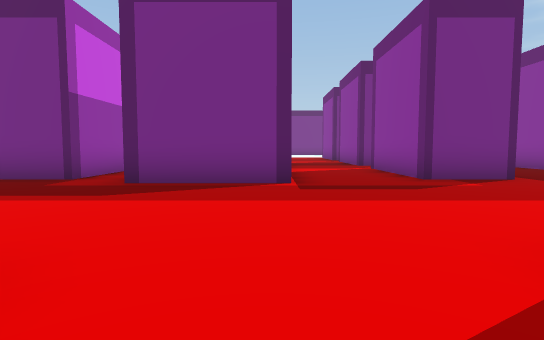
view 1 (above)

24 first-person views from a walk through a Unity game level. The camera is 1.2 m above the floor, tilts 4° down and sees 80° across. The floor is counted in squares, 2 m on a side. Each view is taken from the middle of a square. On the plan, view 1 faces up. The plan holds only what a view shows up to about 10 squares ahead; the rest is blank. The place goes on beyond the plan. The player is left out.

view 2
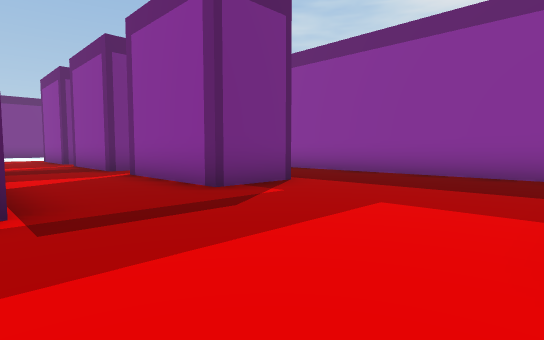

view 3
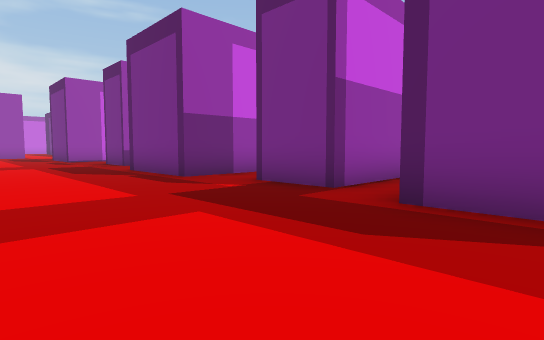

view 4
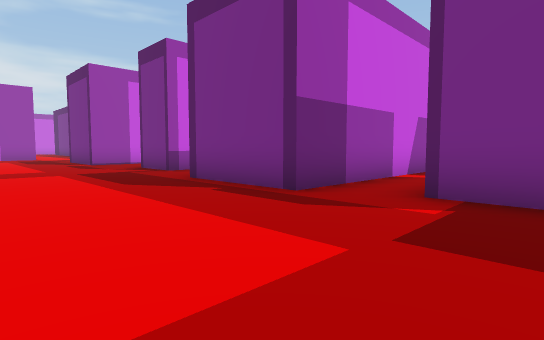

view 5
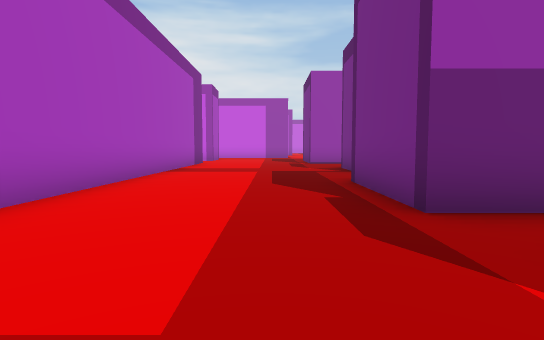

view 6
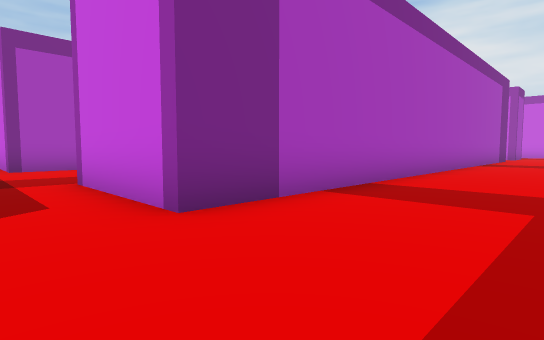

view 7
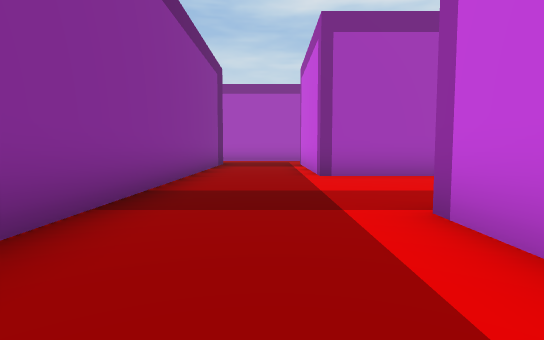

view 8
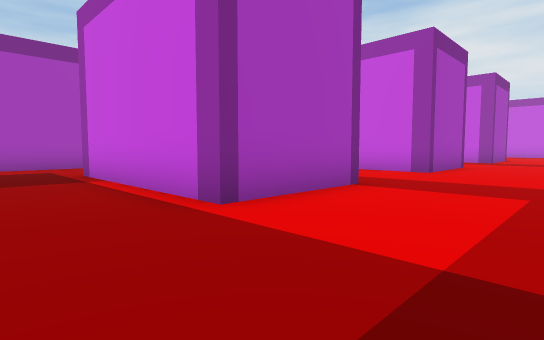

view 9
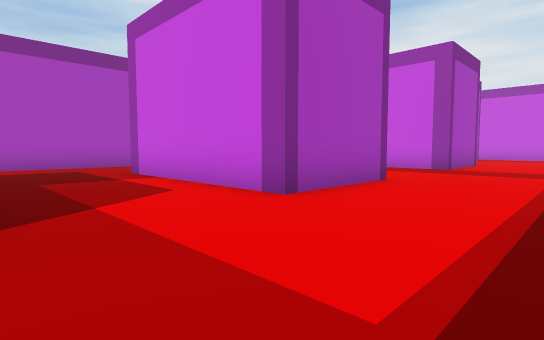

view 10
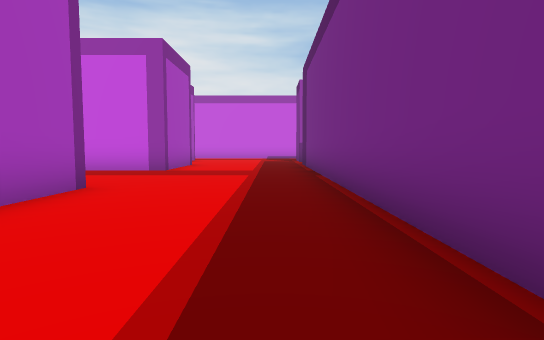

view 11
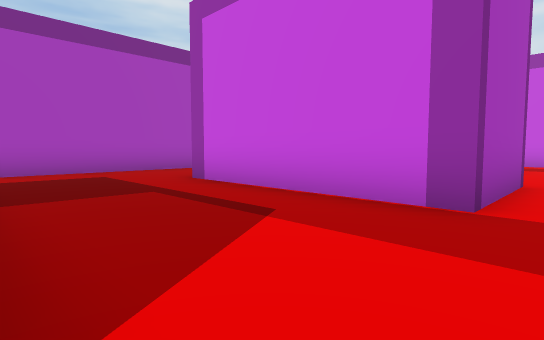

view 12
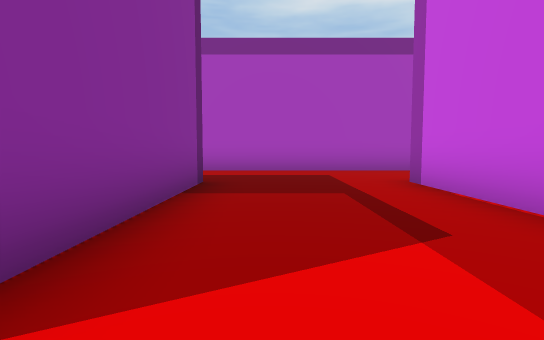

view 13
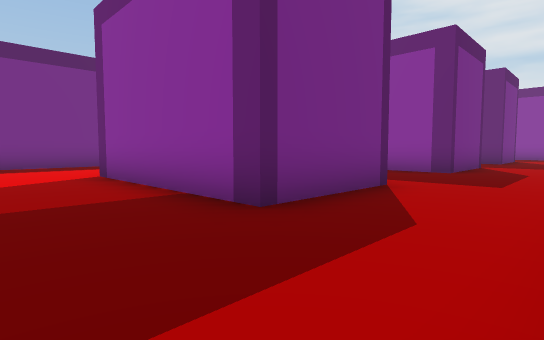

view 14
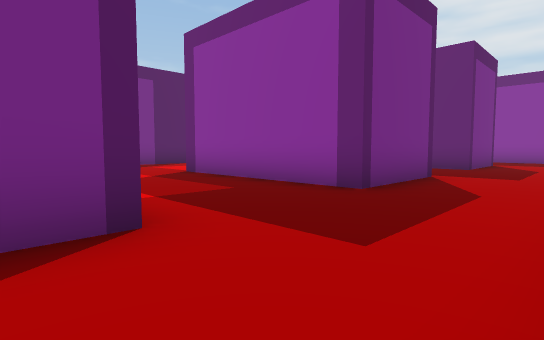

view 15
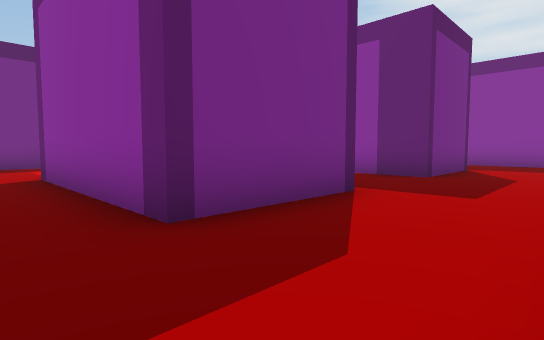

view 16
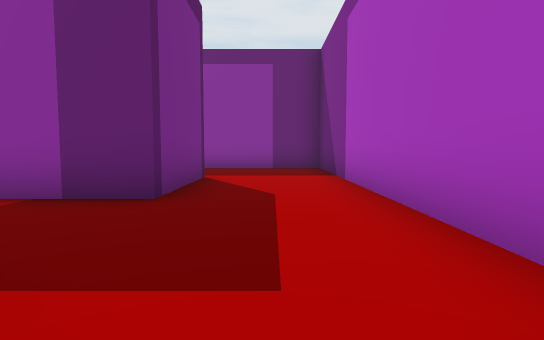

view 17
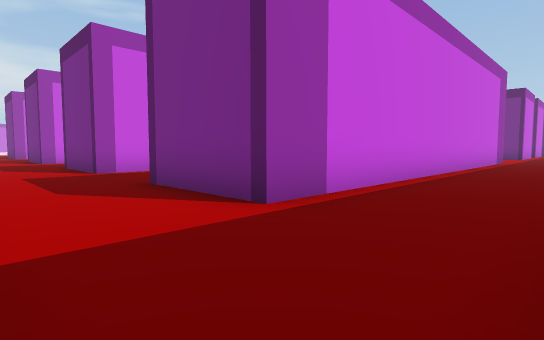

view 18
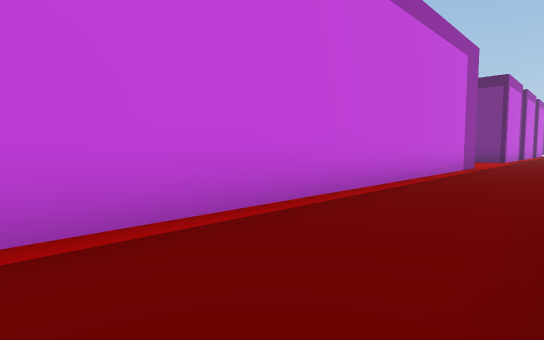

view 19
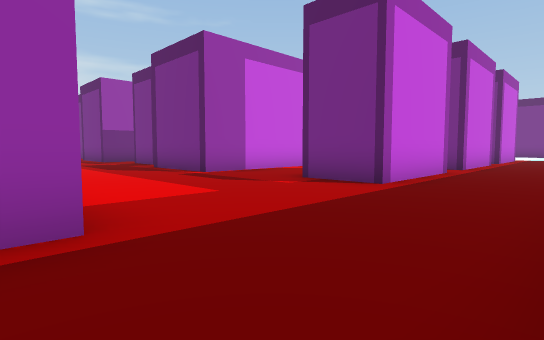

view 20
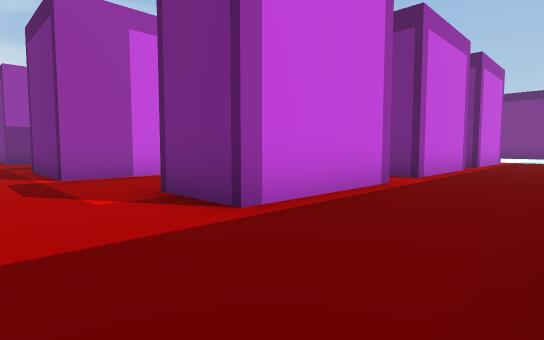

view 21
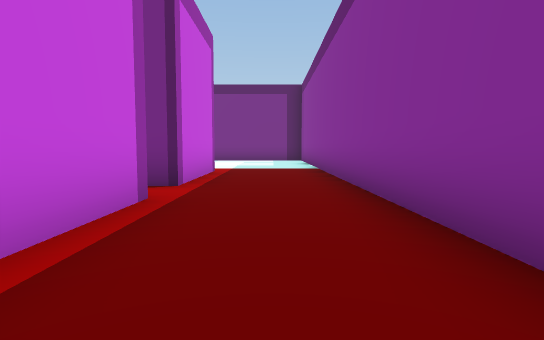

view 22
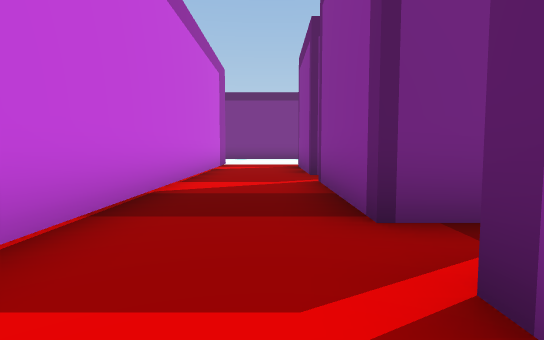

view 23
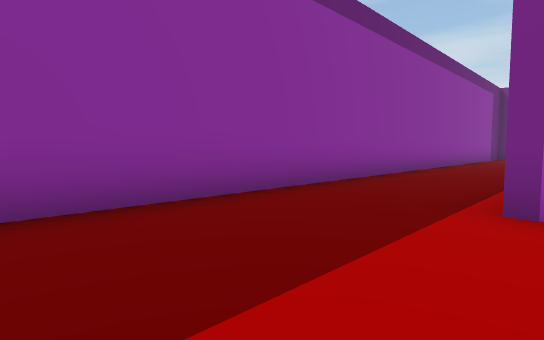

view 24
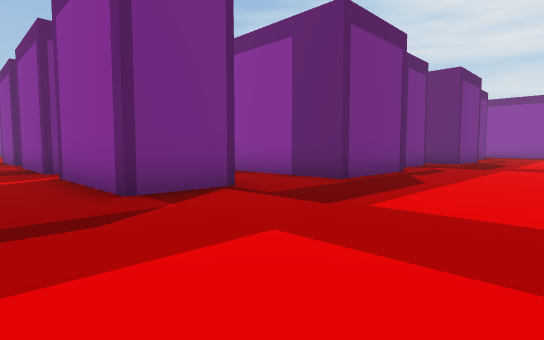

### Floor plan
Points are (right, up) in squares from view 1. A wall is a line through its corners. A room is listed if a view was taken in it or the views show most of it. See-through windows are left out.
Room 1 (views 1, 2, 3, 4, 5, 6, 7, 8, 9, 10, 11, 12, 13, 14, 15, 16, 17, 18, 19, 20, 21, 22, 23, 24)
walls: (-3.7, 8.4) (-3.7, 6) (-5.5, 6); (-3.1, -1.9) (-4.1, -1.9); (-6.2, -1.9) (-15, -1.9); (-6.9, 10.2) (-6.9, 5.4) (-9.8, 5.4) (-9.8, 8.6); (-11.8, 6.8) (-11.8, 6) (-13.5, 6) (-13.5, 9.4); (4.5, 1.8) (4.5, -10.6) (1.8, -10.6) (1.8, -1); (-3.8, -5.8) (-1, -5.8) (-1, -10.6) (-3.8, -10.6) (-3.8, -5.8); (4.5, 9.4) (4.5, 6) (2.8, 6) (2.8, 9.4); (-6.9, -5.8) (-6.9, -10.6) (-9.8, -10.6) (-9.8, -5.8) (-6.9, -5.8); (-14.1, 1.3) (-1.5, 1.3) (-1.5, -2); (-13.5, 10.5) (-13.5, 13.9); (4.5, 13.9) (4.5, 10.5) (2.8, 10.5) (2.8, 13.9); (7.3, 11.5) (7.3, 20); (0.3, 18) (0.3, 5.4) (-2.5, 5.4); (7.3, -5.9) (7.3, 9.8); (-15.5, -5.8) (-13.4, -5.8) (-13.4, -10.8); (4.5, 18.2) (4.5, 15) (2.8, 15) (2.8, 18); (-1.8, -13.4) (7.3, -13.4) (7.3, -10); (-15.1, -13.4) (-4.9, -13.4)

Positions as (right, up) in squares from view 1, and headings:
1: (0, 0), facing up
2: (0, 2), facing up-right
3: (-1, 2), facing up-left
4: (-4, 2), facing up-left
5: (-4, 4), facing left
6: (0, 4), facing down-left
7: (0, 1), facing down
8: (1, -3), facing down-left
9: (-4, -3), facing down-left
10: (-5, -3), facing left
11: (-10, -5), facing down-left
12: (-11, -5), facing down
13: (-12, -13), facing up-right
14: (-8, -13), facing up-right
15: (-5, -13), facing up-right
16: (-2, -12), facing right
17: (7, -13), facing up-left
18: (7, -9), facing up-left
19: (7, 1), facing up-left
20: (7, 4), facing up-left
21: (6, 10), facing up
22: (2, 8), facing up
23: (4, 5), facing down-right
24: (-15, 2), facing up-right
